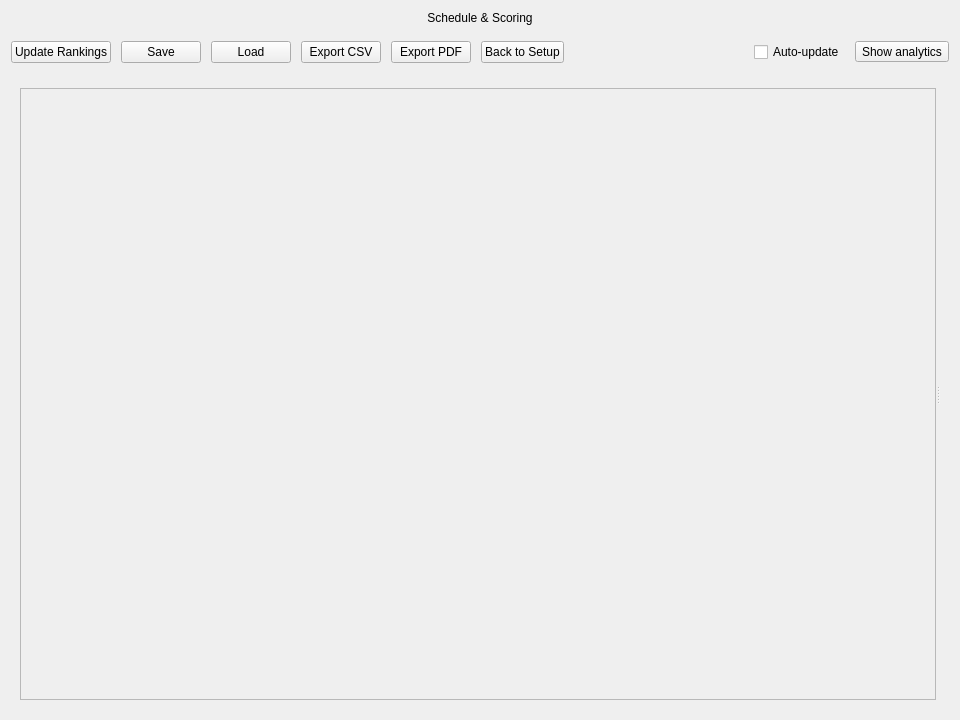
<?xml version="1.0" encoding="UTF-8"?>
<ui version="4.0">
 <class>ScorePage</class>
 <widget class="QWidget" name="ScorePage">
  <property name="geometry">
   <rect>
    <x>0</x>
    <y>0</y>
    <width>960</width>
    <height>720</height>
   </rect>
  </property>
  <layout class="QVBoxLayout" name="mainLayout">
   <property name="spacing">
    <number>16</number>
   </property>
   <item>
    <widget class="QLabel" name="title_label">
     <property name="text">
      <string>Schedule &amp; Scoring</string>
     </property>
     <property name="alignment">
      <set>Qt::AlignCenter</set>
     </property>
    </widget>
   </item>
   <item>
    <layout class="QHBoxLayout" name="controlsLayout">
     <property name="spacing">
      <number>10</number>
     </property>
     <item>
      <widget class="QPushButton" name="update_button">
       <property name="text">
        <string>Update Rankings</string>
       </property>
      </widget>
     </item>
     <item>
      <widget class="QPushButton" name="save_button">
       <property name="text">
        <string>Save</string>
       </property>
      </widget>
     </item>
     <item>
      <widget class="QPushButton" name="load_button">
       <property name="text">
        <string>Load</string>
       </property>
      </widget>
     </item>
     <item>
      <widget class="QPushButton" name="csv_button">
       <property name="text">
        <string>Export CSV</string>
       </property>
      </widget>
     </item>
     <item>
      <widget class="QPushButton" name="pdf_button">
       <property name="text">
        <string>Export PDF</string>
       </property>
      </widget>
     </item>
        <item>
         <widget class="QPushButton" name="back_button">
            <property name="text">
             <string>Back to Setup</string>
            </property>
         </widget>
        </item>
     <item>
      <spacer name="controlsSpacer">
       <property name="orientation">
        <enum>Qt::Horizontal</enum>
       </property>
       <property name="sizeHint" stdset="0">
        <size>
         <width>20</width>
         <height>20</height>
        </size>
       </property>
      </spacer>
     </item>
     <item>
      <widget class="QCheckBox" name="auto_checkbox">
       <property name="text">
        <string>Auto-update</string>
       </property>
      </widget>
     </item>
     <item>
      <widget class="QToolButton" name="analytics_toggle">
       <property name="text">
        <string>Show analytics</string>
       </property>
       <property name="checkable">
        <bool>true</bool>
       </property>
      </widget>
     </item>
    </layout>
   </item>
   <item>
    <widget class="QStackedWidget" name="layout_stack">
     <property name="currentIndex">
      <number>0</number>
     </property>
     <widget class="QWidget" name="desktop_container">
      <layout class="QVBoxLayout" name="desktopLayout">
       <item>
        <widget class="QSplitter" name="splitter">
         <property name="orientation">
          <enum>Qt::Horizontal</enum>
         </property>
         <widget class="QScrollArea" name="scroll_area">
          <property name="widgetResizable">
           <bool>true</bool>
          </property>
          <widget class="QWidget" name="matches_host">
           <layout class="QVBoxLayout" name="matches_layout">
            <property name="spacing">
             <number>12</number>
            </property>
           </layout>
          </widget>
         </widget>
         <widget class="QWidget" name="analytics_slot">
          <layout class="QVBoxLayout" name="analyticsSlotLayout">
           <property name="spacing">
            <number>0</number>
           </property>
           <property name="leftMargin">
            <number>0</number>
           </property>
           <property name="topMargin">
            <number>0</number>
           </property>
           <property name="rightMargin">
            <number>0</number>
           </property>
           <property name="bottomMargin">
            <number>0</number>
           </property>
          </layout>
         </widget>
        </widget>
       </item>
      </layout>
     </widget>
     <widget class="QWidget" name="mobile_container">
      <layout class="QVBoxLayout" name="mobile_layout">
       <property name="spacing">
        <number>12</number>
       </property>
      </layout>
     </widget>
    </widget>
   </item>
  </layout>
 </widget>
 <resources/>
 <connections/>
</ui>
